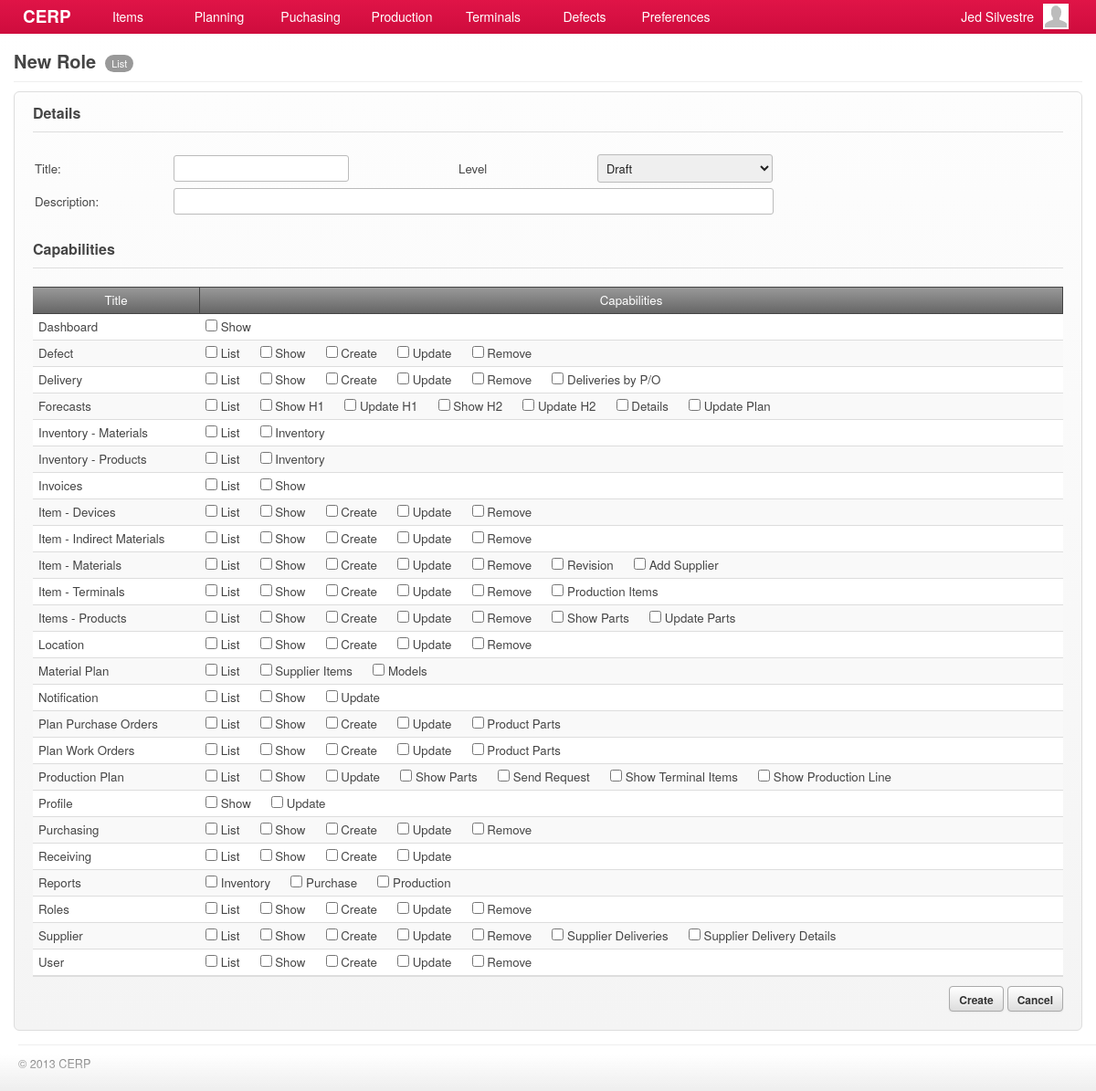
Page /account/roles-new.php (signed in) on the earlier database version.
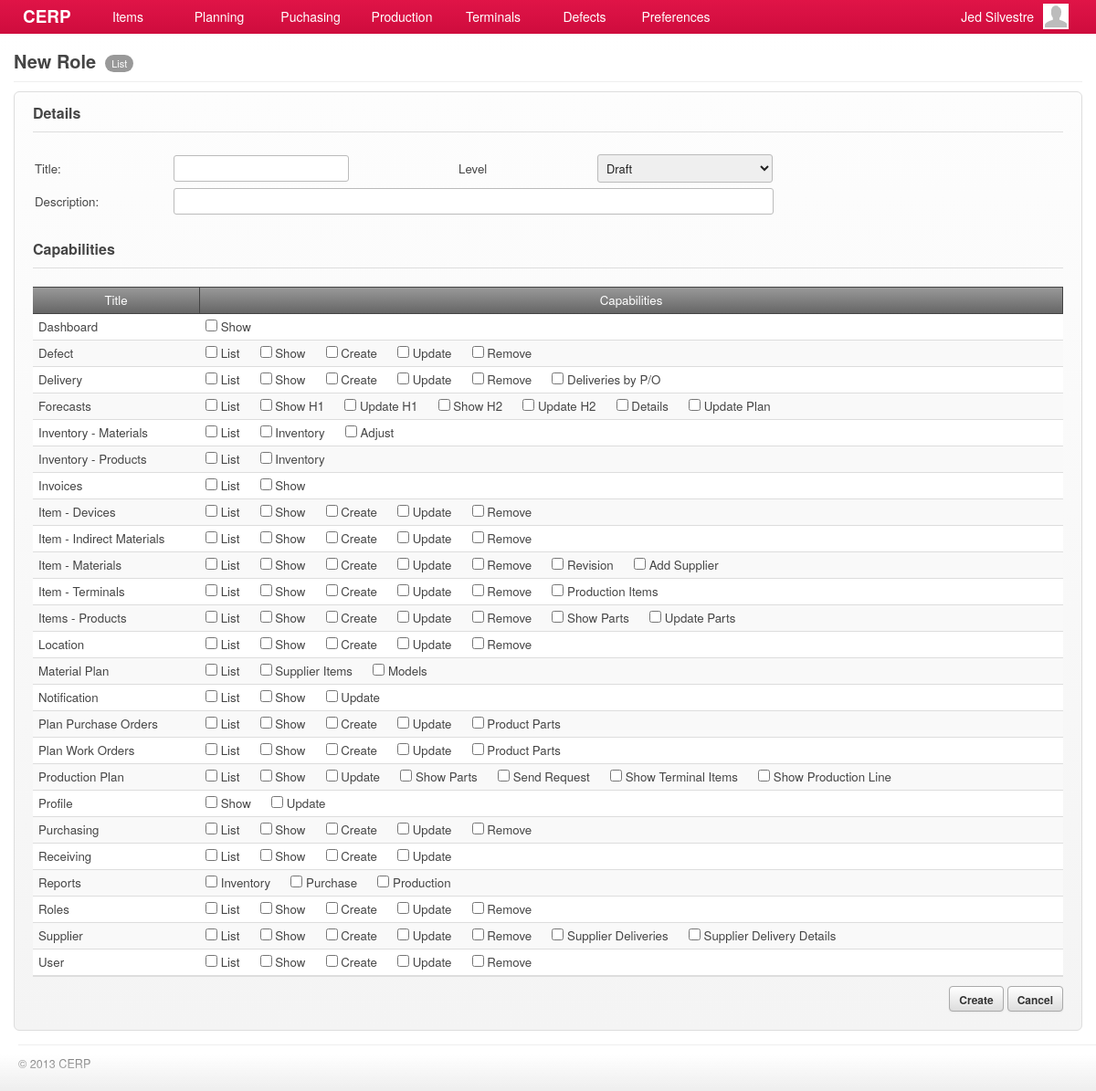
Same page on the later database version.
### tables this page shows
CREATE TABLE `capabilities` (
  `id` int(11) NOT NULL AUTO_INCREMENT,
  `title` varchar(45) DEFAULT NULL,
  `name` varchar(45) DEFAULT NULL,
  `capability` varchar(45) DEFAULT NULL,
  `url` varchar(45) DEFAULT NULL,
  `parent` int(11) DEFAULT NULL,
  PRIMARY KEY (`id`)
);

### include/general.class.php (called while the page is built, shortened)
<?php
require('database.class.php');
require('capabilities.class.php');
require('role.class.php');
$HostAccount	= "account";
$DB				= new MySQL;
  $Host			= "cerp";
  $HostAccount	= "/".$Host."/".$HostAccount;
  $DB->database	= "cerpdb";
  $DB->username	= "cerpuser";
  $DB->password	= "cerpuser";
  $DB->hostname	= "localhost";
$Capabilities	= new Capabilities($DB);
$Signed			= $_SESSION['user'];
$Role		= new Role($DB, $Signed['id']);
require('functions.php');
?>

### include/role.class.php (called while the page is built, shortened)
<?php
class Role
{
	private $DB;
	private $user_id;
	function Role($db, $uid) {
  	$this->DB = $db;
		$this->user_id = $uid;
  }
	function isCapableByName($cap_name) {
		foreach ($this->getUserRoles() as $user_role) {
			$result = $this->DB->Find('role_capabilities', array(
						  			'columns' 		=> 'role_capabilities.*',
						  			'joins' => 'INNER JOIN capabilities ON capabilities.id = role_capabilities.capability_id',
						  	    'conditions' 	=> 'capabilities.capability="'. $cap_name .'" AND role_id='. $user_role['role_id']));
			if(isset($result)) {
				return TRUE;
			}
		}
	}
	function getUserRoles() {
		$result = $this->DB->Get('user_roles', array(
						  			'columns' 		=> 'user_roles.role_id, roles.name',
						  			'joins' => 'INNER JOIN roles ON roles.id = user_roles.role_id',
						  	    'conditions' 	=> 'user_roles.user_id='. $this->user_id));
		if(isset($result)) {
			return $result;
		}
	}
}

### include/database.class.php (called while the page is built, shortened)
<?php
class MySQL {
  public $username	= "cerpuser";
  public $password	= "cerpuser";
  public $hostname	= "localhost";
  public function Connect() {
    $conn = mysql_connect($this->hostname, $this->username, $this->password) or die("<br/><span class='notice'><p class='error'><strong>ERROR!</strong> Unable to connect to MySQL! </p></span>");
    return $conn;
  }
  public function Query($sql) {
  	$conn = $this->Connect();
    $result = mysql_query($sql, $conn);
	return $result;
  }
	function Find($table, $args='') {
  	if (isset($args)) {
  	  $args['columns'] = (isset($args['columns']) ? $args['columns'] : '*');
  	  $args['joins'] = (isset($args['joins']) ? $args['joins'] : '');
	 	 	$args['conditions'] = ($args['conditions'] == '' ? '' : 'where '.$args['conditions']);
		}
		$sql = "SELECT ".$args['columns']." FROM ".$table." ".$args['joins']." ".$args['conditions'];
		$row = $this->IsEmpty($this->Query($sql));
		return mysql_fetch_array($row);
  }
  function Get($table, $args='') {
  	if (isset($args)) {
  	  $args['columns'] = (isset($args['columns']) ? $args['columns'] : '*');
  	  $args['joins'] = (isset($args['joins']) ? $args['joins'] : '');
		  $args['conditions'] = ($args['conditions'] == '' ? '' : 'WHERE '.$args['conditions']);
  	  $args['order'] = (isset($args['order']) ? ' ORDER BY '.$args['order'] : '');
  	  $args['limit'] = (isset($args['limit']) ? ' LIMIT '.$args['limit'] : '');
  	  $args['group'] = (isset($args['group']) ? ' GROUP BY '.$args['group'] : '');
		}
		$data = array();
		$sql = "SELECT ".$args['columns']." FROM ".$table." ".$args['joins']." ".$args['conditions']." ".$args['group']." ".$args['order']." ".$args['limit'];
		$result = $this->IsEmpty($this->Query($sql));
		if(!empty($result)) {
	      while ($row = mysql_fetch_array($result)) {
	        $data[] = $row;
	      }
		}
		return $data;
  }
  private function IsEmpty($result) {
    if(mysql_num_rows($result) > 0) return $result;
    return null;
  }
}

### include/capabilities.class.php (called while the page is built, shortened)
<?php
class Capabilities {
  private $DB;
	public $All;
	function Capabilities($db) {
		$this->DB = $db;
		$this->GetCapabilities();
	}
  function GetTitle() {
    global $capability_key;
	return $this->All[$capability_key]['title'];
  }
	function GetCapabilities() {
		$capabilities = $this->DB->Get('capabilities', array(
					  			'columns' 		=> 'id, capability, title, name, parent, url',
					  	    'conditions' 	=> 'parent IS NOT null ORDER BY parent'));
		$all = array();
		foreach ($capabilities as $cap) {
			$all[$cap['capability']] = array('title' => $cap['title'],'name' => $cap['name'], 'url' => $cap['url'], 'parent' => $cap['parent']);
		}
		$this->All = $all;
	}
}

### account/roles-new.php (the view, shortened to what this page needs)
<?php
  $capability_key = 'add_role';
  require('header.php');
	$allowed = $Role->isCapableByName($capability_key);
	if(!$allowed) {
		require('inaccessible.php');
	}else{
		$levels = array(1 => 'Draft', 2 => 'Check', 3 => 'Approve');
?>
	<div id="page">
		<div id="page-title">
    	<h2>
      	<span class="title"><?php echo $Capabilities->GetTitle(); ?></span>
        <?php
        	echo '<a href="'.$Capabilities->All['roles']['url'].'" class="nav">'.$Capabilities->All['roles']['name'].'</a>';
				?>
      </h2>
		</div>
		<div id="content">
		<form class="form-container" method="post">
			<h3 class="form-title">Details</h3>
      <table>
         <tr>
            <td width="150">Title:</td><td width="310"><input type="text" id="role[name]" name="role[name]" class="text-field" /></td>
            <td width="150">Level</td><td width="310"><?php select_tag($levels, '', 'role[level]', 'role[level]', '', 'width:192px;'); ?></td>
         </tr>
         <tr>
            <td>Description:</td>
            <td colspan="99">
              <input type="text" id="role[description]" name="role[description]" class="text-field" style="width:645px" />
            </td>
         </tr>
         <tr><td height="5" colspan="99"></td></tr>
      </table>
      <br/>
      <h3 class="form-title">Capabilities</h3>
      <div class="grid jq-grid">
        <table cellspacing="0" cellpadding="0">
          <thead>
            <tr>
          		<td width="170" class="border-right text-center"><a>Title</a></td>
          		<td class="border-right text-center"><a>Capabilities</a></td>
            </tr>
          </thead>
          <tbody>
						<?php
							$cap_titles = $DB->Get('capabilities', array(
								  			'columns' 		=> 'id, name',
								  	    'conditions' 	=> 'parent IS null ORDER BY name'));
							$init = TRUE;
							foreach ($cap_titles as $title) {
								if(!$init)
									echo '</td></tr>';
								$init = FALSE;
								echo '<tr><td>'.$title['name'].'</td><td>';
								$capabilities = $DB->Get('capabilities', array(
									  			'columns' 		=> 'id, name',
									  	    'conditions' 	=> 'parent ='.$title['id']));
								foreach ($capabilities as $cap) {
									echo '<input type="checkbox" id="caps[]" name="caps[]" value="' .$cap['id']. '" /> '.$cap['name'].'&nbsp;&nbsp;&nbsp;&nbsp;&nbsp;&nbsp;';
								}
							}
							?>
					</tbody>
				</table>
			</div>
			<div class="field-command">
     	   <input type="submit" value="Create" class="btn"/>
         <input type="button" value="Cancel" class="btn redirect-to" rel="<?php echo host('roles.php'); ?>"/>
       </div>
    </form>
	</div>
</div>
<?php }
require('footer.php'); ?>

### account/header.php (shortened to what this page needs)
<?php
require('../include/general.class.php');
?>
<!DOCTYPE html>
<html lang="en">
	<head>
		<link rel="stylesheet" href="../stylesheets/main.css" />
		<link rel="stylesheet" href="../stylesheets/form.css" />
		<link rel="stylesheet" href="../stylesheets/grid.css" />
		<link rel="stylesheet" href="../stylesheets/jquery.css" />
    <link rel="stylesheet" href="../stylesheets/simplePagination.css">
		<link rel="stylesheet" href="../stylesheets/jquery.modal.css" />
		<link rel="stylesheet" href="../stylesheets/smoothness/jquery-ui-1.10.1.custom.css" />
	</head>
	<body>
    <div id="container">
      <div id="header">
				<a id="brand" href="index.php" style="text-decoration: none">CERP</a>
			</div>
      <div id="main-menu">
        <div class="menu">
        	<a href="#" alt="#menu-items" class="show-submenu">Items</a>
        </div>
        <div class="menu">
          <a href="#" alt="#menu-plan" class="show-submenu">Planning</a>
        </div>
        <div class="menu">
          <a href="#" alt="#menu-purchasing" class="show-submenu">Puchasing</a>
        </div>
        <div class="menu">
          <a href="#" alt="#menu-production" class="show-submenu">Production</a>
        </div>
        <div class="menu">
          <a href="#" alt="#menu-terminals" class="show-submenu">Terminals</a>
        </div>
        <div class="menu">
          <a href="#" alt="#menu-defects" class="show-submenu">Defects</a>
        </div>
        <div class="menu">
          <a href="#" alt="#menu-preferences" class="show-submenu">Preferences</a>
        </div>
      </div>
      <div id="menu-profile">
         <div class="avatar small"></div>
         <span><?php echo $Signed['first_name']." ". $Signed['last_name']; ?> </span>
      </div>
    	<div id="header_fade" class="fade_up"></div>
    </div>

### include/functions.php (shortened to what this page needs)
<?php
function host($uri='') {
  global $HostAccount;
  return $HostAccount."/".$uri;
}
function select_tag($items=array(), $selected='', $id='', $name='', $option='', $style='', $value_is_text=FALSE) {
  $tag = '<select id="'.$id.'" name="'.$name.'" style="'.$style.'">';
  if (!empty($items)) {
  	$tag .= ($option == '' ? '' : '<option value="">'.$option.'</option>');
    foreach ($items as $key => $value) {
		  $tag .= ($value_is_text) ? '<option value="'.$value.'" ' : '<option value="'.$key.'" ';
		  $tag .= ($selected == $value ? ' selected="selected">' : '>');
		  $tag .= $value;
		  $tag .= '</option>';
		}
  }
  $tag .= '</select>';
  echo $tag;
}

### account/footer.php (shortened to what this page needs)
      <div id="footer">
        <p>&copy; 2013 CERP</p>
      </div>
		<div class="fade_down"></div>
  </body>
</html>

### stylesheets/main.css (style rules this page uses)
*, html, body { margin:0;padding:0; }
html { font-size: 100%; -webkit-text-size-adjust: 100%; -ms-text-size-adjust: 100%; }
body { margin: 0; font-family:"Helvetica Neue", Helvetica, Arial, sans-serif; font-size:14px; line-height:20px; color:#454545; background-color:#ffffff; }
h1, h2, h3, h4 { padding:0 0 5px; margin:0 0 10px; }
h2 { font-size:20px; }
h3 { font-size:16px; }
a { color: #0088cc; text-decoration: none; outline:none; }
#container { z-index:1; width:100%; height:37px; opacity:0.95; filter:alpha(opacity=95); position: fixed; }
#header { position:relative; padding:0 25px; height:37px; background-color:#cc0033; background-image:-moz-linear-gradient(top, #df083e, #cc0033); background-image:-webkit-gradient(linear, 0 0, 0 100%, from(#df083e), to(#cc0033)); background-image:-webkit-linear-gradient(top, #df083e, #cc0033); background-image:-o-linear-gradient(top, #df083e, #cc0033); background-image:linear-gradient(to bottom, #df083e, #cc0033); color:#ffffff; font-size:135%; }
#header_fade { position:relative; }
#header a { color:#ffffff; }
#page { background-color:#ffffff; font-size:95%; }
#content { padding:0 15px; min-height: 500px; }
#footer { display:block; padding:5px 0px 20px 20px; }
#brand { float:left; display:block; margin:8px 0 0; font-weight:bold; }
#main-menu { position:absolute; display:block; top:0; left:90px; z-index: 99; }
#main-menu .menu { float:left; width:100px; height:37px; text-align:center; outline:none; cursor:pointer; }
#main-menu .menu a { margin:8px 0 0; display:block; color:#ffffff; outline:none; }
#menu-profile { position:absolute; top:0; right:25px; display:block; padding:3px 5px 0 0; width:170px; height:33px; color:#fff; cursor:pointer; }
#menu-profile .avatar { float:right; margin:1px 0 0 10px; border:none; }
#menu-profile span { float:right; display:block; margin-top:5px; }
#page-title { margin:0 15px 10px; padding:57px 0 0; border-bottom:solid 1px #eeeeee; }
#page-title h2 { margin:0; padding:0 0 10px; }
#page-title h2 .title { float:left; padding-right:5px; }
#page-title h2 .nav { float:left; display:block; margin:3px 0 0 5px; padding:4px 7px; background-color:#999999; color:#ffffff; font-weight:normal; font-size:11px; line-height:11px; cursor:pointer; -webkit-border-radius:12px; -moz-border-radius:12px; border-radius:12px; }
#footer p { padding:10px 0 0; border-top:solid 1px #eeeeee; color:#777777; font-size:90%; }
.avatar { border:solid 1px #dddddd; background:#ffffff url('../images/icons/man-24x24.png') no-repeat center; }
.avatar.small { width:28px; height:28px; }
.border-right { border-right:solid 1px #dddddd; }
.text-center { text-align:center; }
.fade_down { position: fixed; content: ''; bottom: 0; left: 0; right: 0; height: 40px; background: -webkit-linear-gradient(top, rgba(255,255,255,0), #eee); }
.fade_up { content: ''; bottom: 0; left: 0; right: 0; height: 20px; background: -webkit-linear-gradient(bottom, rgba(255,255,255,0), #fff); }

### stylesheets/grid.css (style rules this page uses)
.grid { min-width:750px; overflow-x:scroll; background:#ffffff url('../images/bg-dotted.png') repeat left top; }
.grid table { margin:0; padding:0; width:100%; }
.grid table thead tr td { padding:4px 6px; border-top:solid 1px #444444; border-bottom:solid 1px #444444; background-color:#666666; background-image:-moz-linear-gradient(top, #999999, #666666); background-image:-webkit-gradient(linear, 0 0, 0 100%, from(#999999), to(#666666)); background-image:-webkit-linear-gradient(top, #999999, #666666); background-image:-o-linear-gradient(top, #999999, #666666); background-image:linear-gradient(to bottom, #999999, #666666); color:#ffffff; font-weight:normal; }
.grid table thead tr td.border-right { border-color:#444444; }
.grid table thead tr td a { color:#ffffff; }
.grid table tbody tr td { padding:4px 6px; border-bottom:solid 1px #dddddd; background-color:#ffffff; outline:none; -webkit-touch-callout: none; -webkit-user-select: none; -khtml-user-select: none; -moz-user-select: none; -ms-user-select: none; user-select: none; }
.grid table tr:nth-child(even) td { background-color:#f9f9f9; }

Differences in the rows shown:
added capabilities: name "Adjust", shown under "Inventory - Materials"
